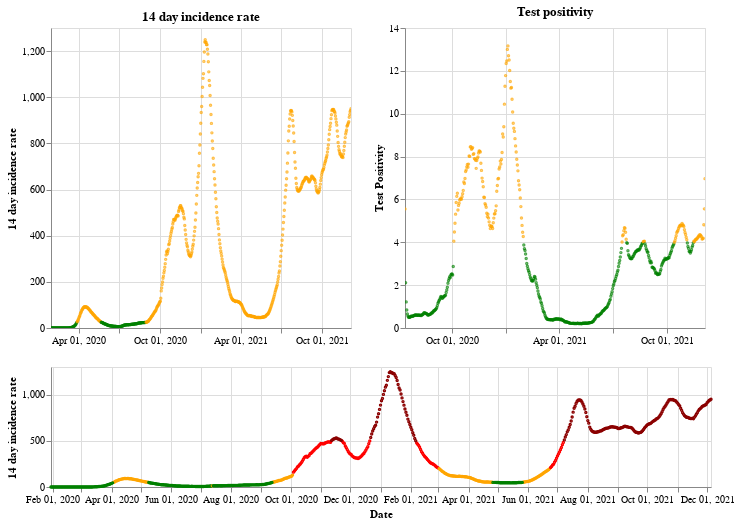

The notebook cell saved with this chart:
### Markdown cell above
## England

### Code cell
plot_traffic_light('England')

### Figure 1 — Vega-Lite specification as saved in the notebook (floating-point values rounded to 4 significant figures; data arrays with more than 128 entries replaced by an {"elided": "..."} marker saying what was removed)
{"config": {"view": {"continuousWidth": 400, "continuousHeight": 300}}, "vconcat": [{"hconcat": [{"mark": {"type": "point", "size": 2}, "encoding": {"color": {"condition": {"value": "green", "test": "(datum.twoWeeklyCasesRate <= 25)"}, "value": "orange"}, "tooltip": [{"type": "nominal", "field": "areaName"}, {"type": "temporal", "field": "date"}, {"type": "quantitative", "field": "twoWeeklyCasesRate"}, {"type": "quantitative", "field": "testPositivity"}], "x": {"type": "temporal", "axis": {"title": ""}, "field": "date", "scale": {"domain": {"selection": "DateBrush"}}, "timeUnit": "yearmonthdate"}, "y": {"type": "quantitative", "axis": {"title": "14 day incidence rate"}, "field": "twoWeeklyCasesRate"}}, "title": "14 day incidence rate", "width": 300}, {"mark": {"type": "point", "size": 2}, "encoding": {"color": {"condition": {"value": "green", "test": "(datum.testPositivity <= 4)"}, "value": "orange"}, "tooltip": [{"type": "nominal", "field": "areaName"}, {"type": "temporal", "field": "date"}, {"type": "quantitative", "field": "twoWeeklyCasesRate"}, {"type": "quantitative", "field": "testPositivity"}], "x": {"type": "temporal", "axis": {"title": ""}, "field": "date", "scale": {"domain": {"selection": "DateBrush"}}, "timeUnit": "yearmonthdate"}, "y": {"type": "quantitative", "axis": {"title": "Test Positivity"}, "field": "testPositivity"}}, "title": "Test positivity", "width": 300}]}, {"layer": [{"mark": {"type": "point", "size": 2}, "encoding": {"color": {"condition": {"value": "orange", "test": "(((datum.testPositivity < 4) && (datum.twoWeeklyCasesRate >= 50)) && (datum.twoWeeklyCasesRate < 200))"}, "value": "red"}, "opacity": {"condition": {"value": 1, "test": "((datum.twoWeeklyCasesRate >= 50) && (datum.twoWeeklyCasesRate < 500))"}, "value": 0}, "tooltip": [{"type": "nominal", "field": "areaName"}, {"type": "temporal", "field": "date"}, {"type": "quantitative", "field": "twoWeeklyCasesRate"}, {"type": "quantitative", "field": "testPositivity"}], "x": {"type": "temporal", "axis": {"title": "Date"}, "field": "date", "timeUnit": "yearmonthdate"}, "y": {"type": "quantitative", "axis": {"title": "14 day incidence rate"}, "field": "twoWeeklyCasesRate"}}, "selection": {"DateBrush": {"type": "interval", "encodings": ["x"], "fields": ["Time"]}}}, {"mark": {"type": "point", "size": 2}, "encoding": {"color": {"value": "darkred"}, "opacity": {"condition": {"value": 1, "test": "(datum.twoWeeklyCasesRate >= 500)"}, "value": 0}, "tooltip": [{"type": "nominal", "field": "areaName"}, {"type": "temporal", "field": "date"}, {"type": "quantitative", "field": "twoWeeklyCasesRate"}, {"type": "quantitative", "field": "testPositivity"}], "x": {"type": "temporal", "axis": {"title": "Date"}, "field": "date", "timeUnit": "yearmonthdate"}, "y": {"type": "quantitative", "axis": {"title": "14 day incidence rate"}, "field": "twoWeeklyCasesRate"}}}, {"mark": {"type": "point", "size": 2}, "encoding": {"color": {"condition": {"value": "green", "test": "((datum.testPositivity < 4) && (datum.twoWeeklyCasesRate < 50))"}, "value": "orange"}, "opacity": {"condition": {"value": 1, "test": "(datum.twoWeeklyCasesRate < 50)"}, "value": 0}, "tooltip": [{"type": "nominal", "field": "areaName"}, {"type": "temporal", "field": "date"}, {"type": "quantitative", "field": "twoWeeklyCasesRate"}, {"type": "quantitative", "field": "testPositivity"}], "x": {"type": "temporal", "axis": {"title": "Date"}, "field": "date", "timeUnit": "yearmonthdate"}, "y": {"type": "quantitative", "axis": {"title": "14 day incidence rate"}, "field": "twoWeeklyCasesRate"}}}], "height": 120, "width": 660}], "data": {"name": "data-4f371fc838798f7cc41d43a59d4b1fb2"}, "$schema": "https://vega.github.io/schema/vega-lite/v4.8.1.json", "datasets": {"data-4f371fc838798f7cc41d43a59d4b1fb2": {"elided": "676 records"}}}
